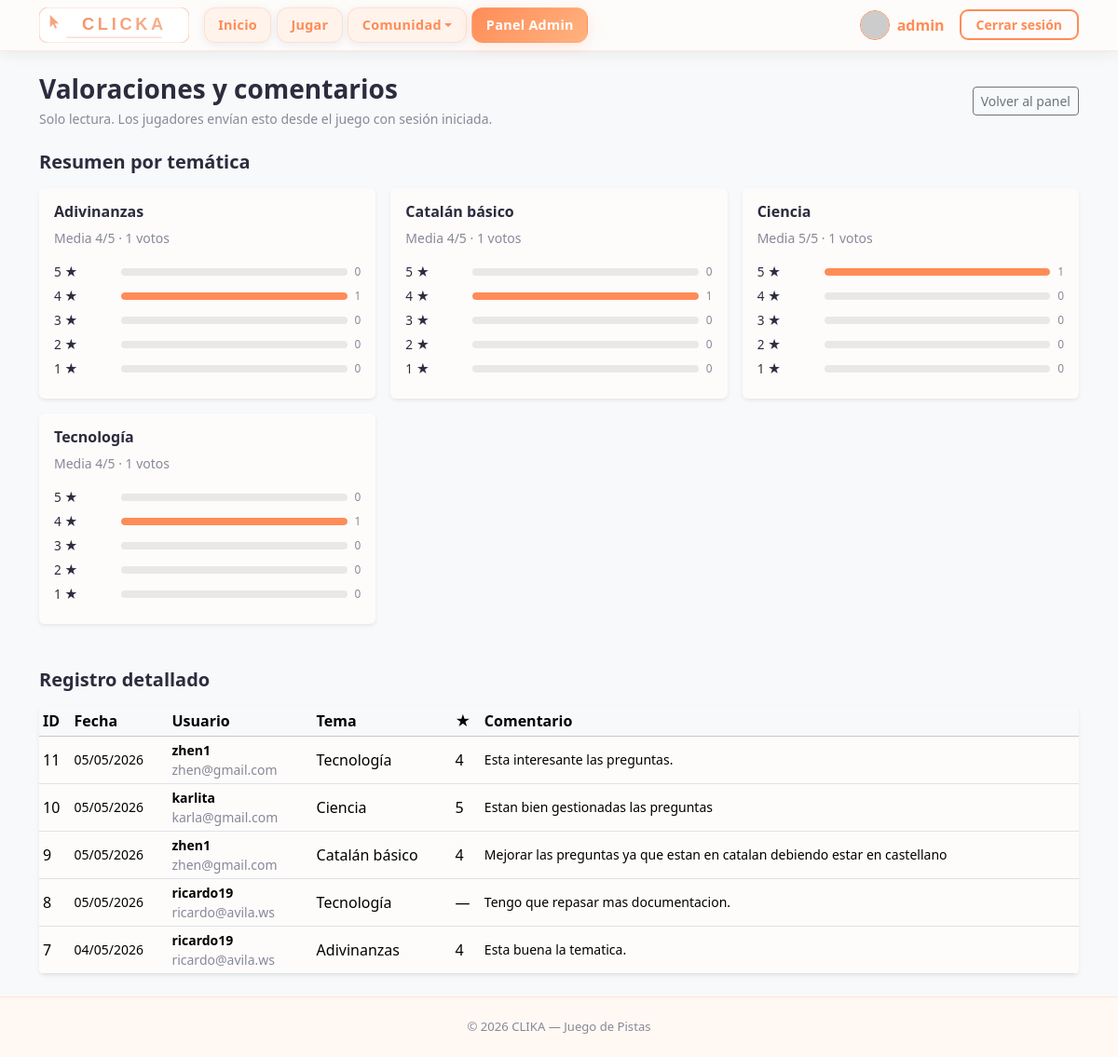
The app's page /pages/admin_feedback.php (signed in) with its own data.
### tables this page shows
CREATE TABLE app_feedback (
            id INTEGER PRIMARY KEY AUTOINCREMENT,
            usuario_id INTEGER NULL,
            estrellas INTEGER NULL,
            comentario TEXT NULL,
            tema TEXT NULL,
            created_at TEXT NOT NULL DEFAULT CURRENT_TIMESTAMP
        );

CREATE TABLE usuarios (
    id INTEGER PRIMARY KEY AUTOINCREMENT,
    username TEXT NOT NULL UNIQUE,
    password_hash TEXT NOT NULL,
    rol TEXT NOT NULL DEFAULT 'jugador',
    puntos INTEGER NOT NULL DEFAULT 0,
    created_at TEXT NOT NULL DEFAULT CURRENT_TIMESTAMP
, foto TEXT DEFAULT 'default.png', nombre_usuario TEXT NOT NULL);

### pages/admin_feedback.php (the view, shortened to what this page needs)
<?php
require_once dirname(__DIR__) . '/includes/db.php';
$byTema = [];
$rows   = [];
try {
    $exists = (int) $db->querySingle("SELECT 1 FROM sqlite_master WHERE type='table' AND name='app_feedback' LIMIT 1");
    if ($exists === 1) {
        $res = $db->query(
            "SELECT f.tema, f.estrellas, COUNT(*) AS c
             FROM app_feedback f
             WHERE f.tema IS NOT NULL AND TRIM(f.tema) != ''
               AND f.estrellas BETWEEN 1 AND 5
             GROUP BY f.tema, f.estrellas"
        );
        while ($row = $res->fetchArray(SQLITE3_ASSOC)) {
            $t = (string) $row['tema'];
            $s = (int) $row['estrellas'];
            if (!isset($byTema[$t])) {
                $byTema[$t] = [1 => 0, 2 => 0, 3 => 0, 4 => 0, 5 => 0];
            }
            $byTema[$t][$s] = (int) $row['c'];
        }
        ksort($byTema, SORT_NATURAL | SORT_FLAG_CASE);
        $res2 = $db->query(
            "SELECT f.id, f.tema, f.estrellas, f.comentario, f.created_at,
                    u.username AS user_email, u.nombre_usuario AS nombre_usuario
             FROM app_feedback f
             LEFT JOIN usuarios u ON u.id = f.usuario_id
             ORDER BY f.id DESC
             LIMIT 250"
        );
        while ($row = $res2->fetchArray(SQLITE3_ASSOC)) {
            $rows[] = $row;
        }
    }
} catch (Throwable $e) {
    $error = 'No se pudieron cargar los datos.';
    error_log('admin_feedback: ' . $e->getMessage());
}
?>
<!DOCTYPE html>
<html lang="es">
<head>
  <?php include '../includes/head.php'; ?>
</head>
<body class="bg-light">
  <?php include '../includes/menu.php'; ?>
  <main class="container py-4">
    <div class="d-flex flex-wrap justify-content-between align-items-center gap-2 mb-4">
      <div>
        <h1 class="h3 fw-bold mb-1">Valoraciones y comentarios</h1>
        <p class="text-muted small mb-0">Solo lectura. Los jugadores envían esto desde el juego con sesión iniciada.</p>
      </div>
      <a href="admin_config.php" class="btn btn-outline-secondary btn-sm">Volver al panel</a>
    </div>
    <?php if ($byTema !== []): ?>
      <h2 class="h5 fw-bold mb-3">Resumen por temática</h2>
      <div class="row g-3 mb-5">
        <?php foreach ($byTema as $nombreTema => $counts): ?>
          <?php
          $total = array_sum($counts);
          $sum = 0;
          for ($st = 1; $st <= 5; $st++) {
              $sum += $st * $counts[$st];
          }
          $avg = $total > 0 ? round($sum / $total, 2) : 0;
          ?>
          <div class="col-md-6 col-lg-4">
            <div class="card h-100 shadow-sm border-0">
              <div class="card-body">
                <h3 class="h6 fw-bold"><?php echo htmlspecialchars($nombreTema); ?></h3>
                <p class="small text-muted">Media <?php echo htmlspecialchars((string) $avg); ?>/5 · <?php echo (int) $total; ?> votos</p>
                <?php for ($st = 5; $st >= 1; $st--): ?>
                  <?php
                  $n   = $counts[$st];
                  $pct = $total > 0 ? round(100 * $n / $total) : 0;
                  ?>
                  <div class="opinion-star-row">
                    <span class="text-nowrap" style="width:4rem"><?php echo $st; ?> ★</span>
                    <div class="opinion-star-bar"><i style="width:<?php echo (int) $pct; ?>%"></i></div>
                    <span class="text-muted small"><?php echo (int) $n; ?></span>
                  </div>
                <?php endfor; ?>
              </div>
            </div>
          </div>
        <?php endforeach; ?>
      </div>
    <?php endif; ?>
    <h2 class="h5 fw-bold mb-3">Registro detallado</h2>
    <?php if ($rows === []): ?>
      <p class="text-muted">No hay filas en <code>app_feedback</code>.</p>
    <?php else: ?>
      <div class="table-responsive card shadow-sm border-0">
        <table class="table table-sm table-hover align-middle mb-0 admin-feedback-detail-table">
          <thead class="table-light">
            <tr>
              <th>ID</th>
              <th>Fecha</th>
              <th>Usuario</th>
              <th>Tema</th>
              <th>★</th>
              <th>Comentario</th>
            </tr>
          </thead>
          <tbody>
            <?php foreach ($rows as $r): ?>
              <?php
              $rawAt        = $r['created_at'] ?? '';
              $fechaSoloDia = '';
              if ($rawAt !== null && (string) $rawAt !== '') {
                  $rawStr = (string) $rawAt;
                  $ts     = strtotime($rawStr);
                  $fechaSoloDia = $ts !== false ? date('d/m/Y', $ts) : preg_replace('/\s.*$/', '', $rawStr);
              }
              ?>
              <tr>
                <td><?php echo (int) $r['id']; ?></td>
                <td class="text-nowrap small"><?php echo htmlspecialchars($fechaSoloDia); ?></td>
                <td class="small">
                  <?php
                  $nom = (string) ($r['nombre_usuario'] ?? '');
                  $em  = (string) ($r['user_email'] ?? '');
                  if ($nom !== '') {
                      echo '<span class="fw-semibold">' . htmlspecialchars($nom) . '</span>';
                      if ($em !== '') {
                          echo '<br>';
                      }
                  }
                  echo $em !== '' ? '<span class="text-muted">' . htmlspecialchars($em) . '</span>' : '—';
                  ?>
                </td>
                <td><?php echo htmlspecialchars((string) ($r['tema'] ?? '')); ?></td>
                <td><?php echo $r['estrellas'] !== null && $r['estrellas'] !== '' ? (int) $r['estrellas'] : '—'; ?></td>
                <td class="small"><?php echo $r['comentario'] !== null && $r['comentario'] !== ''
                    ? nl2br(htmlspecialchars((string) $r['comentario']))
                    : '—'; ?></td>
              </tr>
            <?php endforeach; ?>
          </tbody>
        </table>
      </div>
    <?php endif; ?>
  </main>
  <?php include '../includes/foot.php'; ?>
</body>
</html>

### includes/head.php (shortened to what this page needs)
<link
    href="https://cdn.jsdelivr.net/npm/bootstrap@5.3.3/dist/css/bootstrap.min.css"
    rel="stylesheet"
>
<link rel="stylesheet" href="https://cdn.jsdelivr.net/npm/bootstrap-icons@1.11.3/font/bootstrap-icons.min.css">
<link rel="stylesheet" href="<?php echo BASE_URL; ?>/assets/css/styles.css">

### includes/menu.php (shortened to what this page needs)
<?php
$currentPage = basename($_SERVER['PHP_SELF']);
$communityActive = in_array($currentPage, ['ranking.php', 'opiniones.php'], true);
?>
<nav class="navbar navbar-expand-lg navbar-clika sticky-top" aria-label="Navegación principal">
  <div class="container">
    <a class="navbar-brand p-0" href="<?php echo BASE_URL; ?>/index.php">
      <img src="<?php echo BASE_URL; ?>/assets/images/logo.svg" alt="CLICKA" height="38" width="auto">
    </a>
    <div class="collapse navbar-collapse" id="navbarMain">
      <ul class="navbar-nav me-auto mb-2 mb-lg-0">
        <li class="nav-item">
          <a class="nav-link nav-pill <?php echo ($currentPage === 'index.php') ? 'active' : ''; ?>"
            href="<?php echo BASE_URL; ?>/index.php">Inicio</a>
        </li>
        <li class="nav-item">
          <a class="nav-link nav-pill <?php echo ($currentPage === 'play.php') ? 'active' : ''; ?>"
            href="<?php echo BASE_URL; ?>/pages/play.php">Jugar</a>
        </li>
        <li class="nav-item dropdown">
          <a class="nav-link nav-pill dropdown-toggle <?php echo $communityActive ? 'active' : ''; ?>"
            href="#"
            id="navbar-community"
            role="button"
            data-bs-toggle="dropdown"
            aria-expanded="false"
            aria-haspopup="true">Comunidad</a>
        </li>
        <?php if (!empty($_SESSION['usuari_id']) && $_SESSION['rol'] === 'admin'): ?>
          <li class="nav-item">
            <a class="nav-link nav-pill fw-bold <?php echo in_array($currentPage, ['admin_config.php', 'users.php', 'themes.php', 'questions.php', 'admin_feedback.php'], true) ? 'active' : ''; ?>"
              href="<?php echo BASE_URL; ?>/pages/admin_config.php">Panel Admin</a>
          </li>
        <?php endif; ?>
      </ul>
      <ul class="navbar-nav ms-auto align-items-center gap-2">
        <?php if (!empty($_SESSION['usuari_id'])): ?>
          <li class="nav-item ms-lg-3">
            <a class="d-flex align-items-center text-decoration-none" href="<?php echo BASE_URL; ?>/pages/profile.php">
              <?php
              $userPhoto = $_SESSION['foto'] ?? 'default.png';
              $finalPhotoUrl = ($userPhoto === 'default.png')
                ? BASE_URL . "/assets/images/social_media/profile.svg"
                : (str_starts_with($userPhoto, 'http') ? $userPhoto : BASE_URL . "/storage/uploads/" . $userPhoto);
              ?>
              <img src="<?php echo $finalPhotoUrl; ?>" alt="Perfil" class="rounded-circle border border-primary"
                style="width: 32px; height: 32px; object-fit: cover;">
              <span class="ms-2 fw-semibold text-primary d-none d-xl-inline">
                <?php
                $navName = $_SESSION['nombre_usuario']
                    ?? ($_SESSION['user_email'] ?? ($_SESSION['username'] ?? ''));
                echo htmlspecialchars((string) $navName);
                ?>
              </span>
            </a>
          </li>
          <li class="nav-item ms-lg-2">
            <a class="btn btn-outline-accent btn-sm px-3" href="<?php echo BASE_URL; ?>/pages/logout.php">
              Cerrar sesión
            </a>
          </li>
        <?php endif; ?>
      </ul>
    </div>
  </div>
</nav>

### includes/foot.php (shortened to what this page needs)
  <footer>
    <div class="container">
      <span>&copy; <?php echo date('Y'); ?> CLIKA &mdash; Juego de Pistas</span>
    </div>
  </footer>
</body>
</html>

### assets/css/styles.css (style rules this page uses)
:root { --clika-bg: #FDFCFB; --clika-card-bg: #FFFFFF; --clika-surface: #FFF3EB; --clika-primary: #FF8C57; --clika-primary-hover: #F07040; --clika-accent: #FFB380; --clika-text: #2C2C3E; --clika-muted: #888899; --clika-border: rgba(255, 140, 87, 0.18); --clika-border-strong: rgba(255, 140, 87, 0.38); --clika-shadow: rgba(255, 140, 87, 0.18); --clika-shadow-dark: rgba(44, 44, 62, 0.08); --font-heading: ui-sans-serif, system-ui, -apple-system, 'Segoe UI', Roboto, 'Helvetica Neue', Arial, sans-serif; --font-body: ui-sans-serif, system-ui, -apple-system, 'Segoe UI', Roboto, 'Helvetica Neue', Arial, sans-serif; --bs-body-bg: var(--clika-bg); --bs-body-color: var(--clika-text); --bs-primary: var(--clika-primary); --bs-primary-rgb: 255, 140, 87; }
*, *::before, *::after { box-sizing: border-box; }
body { background-color: var(--clika-bg); color: var(--clika-text); font-family: var(--font-body); min-height: 100vh; display: flex; flex-direction: column; }
main { flex: 1 0 auto; }
h1, h2, h3, h4, h5, h6, .navbar-brand { font-family: var(--font-heading); }
.navbar-clika { background-color: rgba(253, 252, 251, 0.95) !important; border-bottom: 1.5px solid var(--clika-border); backdrop-filter: blur(14px); -webkit-backdrop-filter: blur(14px); box-shadow: 0 2px 16px var(--clika-shadow-dark); }
.navbar-clika .nav-link { color: var(--clika-muted) !important; font-weight: 600; font-size: .9rem; letter-spacing: .02em; padding: .38rem .7rem; border-radius: 7px; transition: color .2s, background .2s; }
.navbar-clika .nav-link.active { color: var(--clika-primary) !important; background: rgba(255, 140, 87, .12); }
.navbar-clika.navbar-expand-lg .navbar-nav .nav-link.nav-pill { color: var(--clika-primary) !important; background: var(--clika-surface) !important; border: 1px solid var(--clika-border) !important; border-radius: 12px !important; box-shadow: 0 2px 10px var(--clika-shadow-dark) !important; margin-right: 0.35rem; padding: 0.45rem 0.9rem !important; font-weight: 600; display: inline-flex; align-items: center; justify-content: center; position: relative; z-index: 2; pointer-events: auto; }
.navbar-clika.navbar-expand-lg .navbar-nav .nav-link.nav-pill.active { color: #fff !important; background: linear-gradient(135deg, var(--clika-primary), var(--clika-accent)) !important; border-color: transparent !important; box-shadow: 0 4px 16px var(--clika-shadow) !important; }
@media (min-width: 992px) { .navbar-clika.navbar-expand-lg .navbar-nav > .nav-item.dropdown { width: max-content; } }
.text-primary { color: var(--clika-primary) !important; }
.text-muted { color: var(--clika-muted) !important; }
.btn-outline-accent { border: 2px solid var(--clika-primary); color: var(--clika-primary); font-weight: 700; border-radius: 9px; background: transparent; transition: background .2s, color .2s, box-shadow .2s; }
footer { background-color: #FFF8F3; border-top: 1.5px solid var(--clika-border); color: var(--clika-muted); font-size: .82rem; padding: 1.4rem 0; text-align: center; margin-top: auto; }

### pages/admin_feedback.php (style rules this page uses)
.opinion-star-row { display: flex; align-items: center; gap: .5rem; margin-bottom: .35rem; font-size: .85rem; }
.opinion-star-bar { flex: 1; height: 8px; background: #e8e8e8; border-radius: 4px; overflow: hidden; min-width: 40px; }
.opinion-star-bar > i { display: block; height: 100%; background: var(--bs-primary); border-radius: 4px; }
.admin-feedback-detail-table th:last-child, .admin-feedback-detail-table td:last-child { min-width: 38%; }
.admin-feedback-detail-table td:last-child { word-break: break-word; }

### records on screen
app_feedback: id "11", created_at "05/05/2026", usuario.nombre_usuario "zhen1", usuario.username "zhen@gmail.com", tema "Tecnología", estrellas "4", comentario "Esta interesante las preguntas."
app_feedback: id "10", created_at "05/05/2026", usuario.nombre_usuario "karlita", usuario.username "karla@gmail.com", tema "Ciencia", estrellas "5", comentario "Estan bien gestionadas las preguntas"
app_feedback: id "9", created_at "05/05/2026", usuario.nombre_usuario "zhen1", usuario.username "zhen@gmail.com", tema "Catalán básico", estrellas "4", comentario "Mejorar las preguntas ya que estan en catalan debiendo estar en castellano"
app_feedback: id "8", created_at "05/05/2026", usuario.nombre_usuario "ricardo19", usuario.username "ricardo@avila.ws", tema "Tecnología", comentario "Tengo que repasar mas documentacion."
app_feedback: id "7", created_at "04/05/2026", usuario.nombre_usuario "ricardo19", usuario.username "ricardo@avila.ws", tema "Adivinanzas", estrellas "4", comentario "Esta buena la tematica."

### other values on screen
$navName "admin"
$nombreTema "Adivinanzas"
$avg "4"
$total "1"
$n "0"
$n "1"
$nombreTema "Catalán básico"
$nombreTema "Ciencia"
$avg "5"
$nombreTema "Tecnología"
